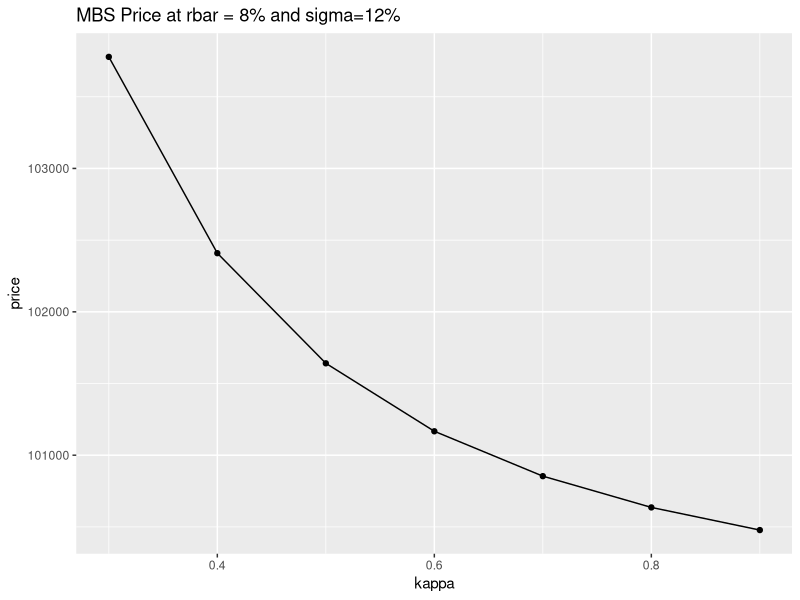
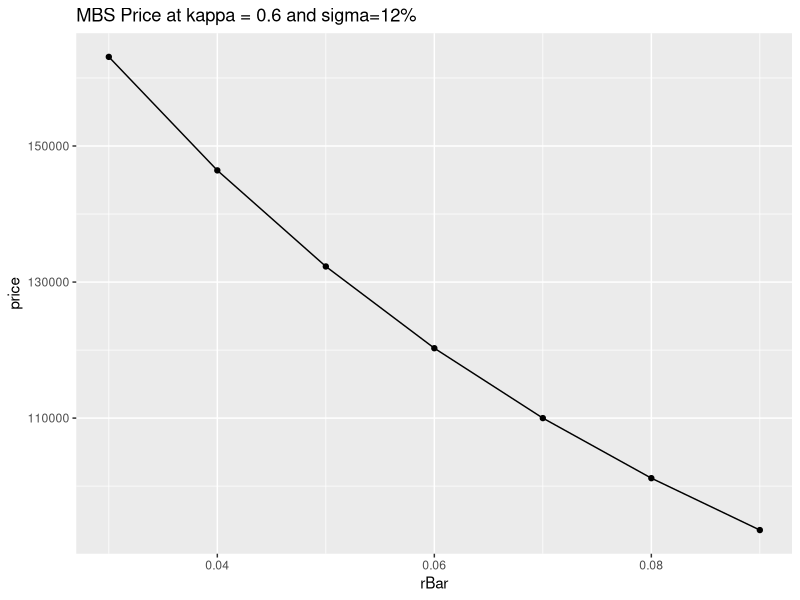
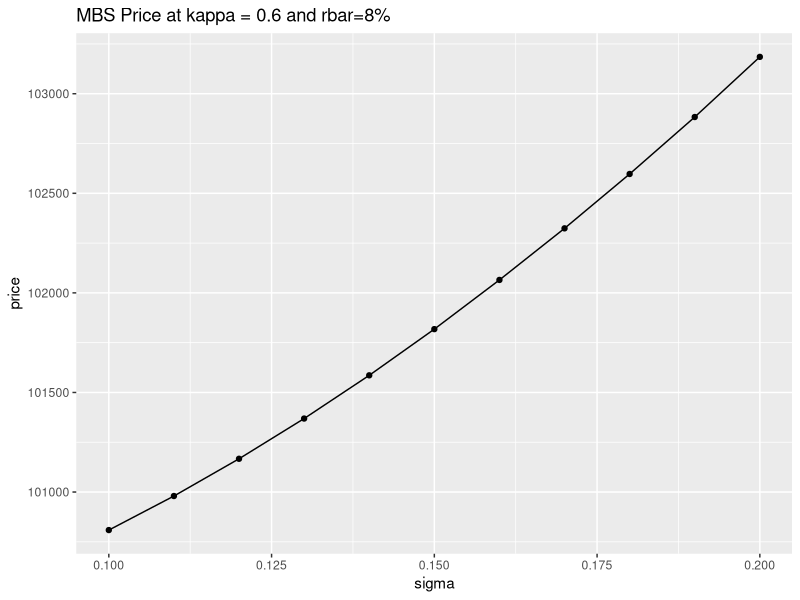

Write R code to recreate these figures, in order.
## ---- chunk 1
library(ggplot2)
kappa <- seq(0.3,0.9,0.1)
priceB <- c(103778, 102409, 101641, 101167, 100854, 100636, 100478)
df1b <- data.frame(kappa = kappa, price = priceB)
ggplot(data=df1b, aes(x=kappa, y=price)) + geom_line()+ ggtitle("MBS Price at rbar = 8% and sigma=12%")+geom_point()
## ---- chunk 2
rBar <- seq(0.03, 0.09, 0.01)
priceC <- c(163104, 146416, 132291, 120274, 109998, 101167, 93537)
df2c <- data.frame(rBar = rBar, price = priceC)
ggplot(data=df2c, aes(x=rBar, y=price)) + geom_line()+ ggtitle("MBS Price at kappa = 0.6 and sigma=12%")+geom_point()
## ---- chunk 3
sigma <- seq(0.10, 0.20, 0.01)
priceD <- c(100809, 100980, 101167, 101369, 101586, 101818, 102065, 102324, 102597, 102883, 103185)
df2d <- data.frame(sigma = sigma, price = priceD)
ggplot(data=df2d, aes(x=sigma, y=price)) + geom_line()+ ggtitle("MBS Price at kappa = 0.6 and rbar=8%") + geom_point()
